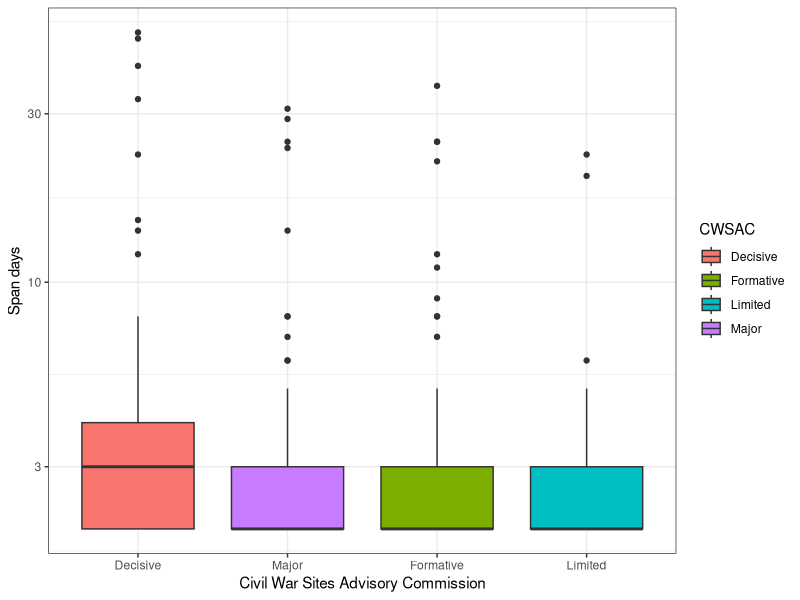
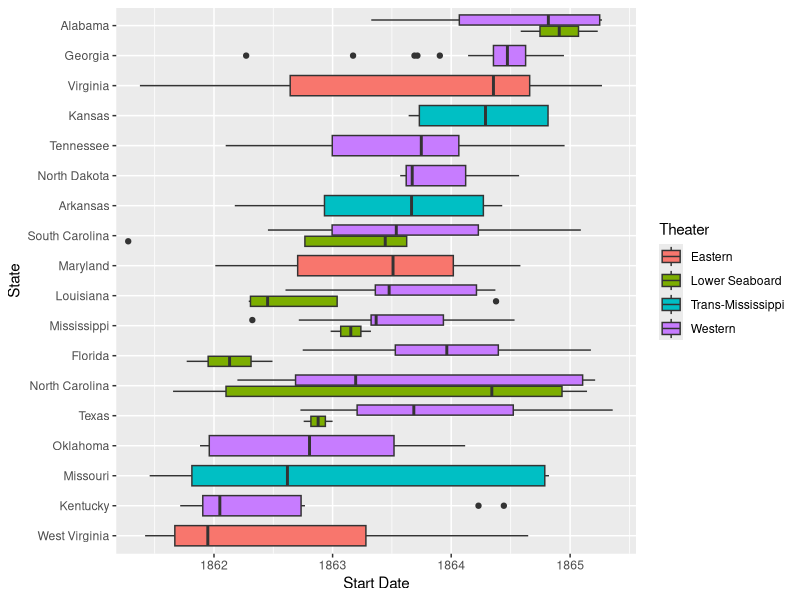

Write R code to recreate these figures, in order.
## ---- chunk 1
knitr::opts_chunk$set(fig.align  = "center",
                      fig.height = 3, 
                      fig.width  = 5)
## ---- chunk 2
library(readr)
library(tidyverse)
library(lubridate)
library(tidyr)
library(ggthemes)
library(forcats)
## ---- chunk 3
scrabble <- read_tsv(file = "../data/words.txt")
scrabble %>%
  # removed NA
  filter(!is.na(word)) -> scrabble_01 
head(scrabble_01)
## ---- chunk 4
scrabble_01 %>%
  # count the length of word, and count "X" in each word
  mutate(Xcount = str_count(word, "X"),
         count = str_length(word)) -> scrabble_02

scrabble_02 %>%
  arrange(desc(Xcount)) %>%
  filter(Xcount == max(scrabble_02$Xcount)) %>%
  arrange(desc(count)) -> six_longest

head(six_longest)
## ---- chunk 5
scrabble_02 %>%
  # distinguish whether the length of word is odd or even
  mutate(odd_even = if_else(str_length(word) %% 2 == 0, "even", "odd")) %>%
  
  # filter head half, if the length is odd, we remain the middle one of this word.
  mutate(head_h = if_else(odd_even == "even", 
                          str_sub(word, 1, count/2), str_sub(word, 1, floor(count/2)))) %>%

  # filter tail half
  mutate(tail_h = if_else(odd_even == "even",
                          str_sub(word, (count/2)+1, count), str_sub(word, ceiling(count/2)+1, count))) %>%
  # Equal is TRUE, otherwise FALSE, and adding in df
  mutate(Halves = str_detect(head_h, tail_h)) -> scrabble_03

  # count number if Halves is TRUE
scrabble_03 %>%
  filter(Halves == TRUE) %>%
  nrow()
## ---- chunk 6
  # scrabble_02 %>% arrange(desc(count)) -> make sure the longest string is 15 units, 
  # so the half of string is 7 units at most

  # () = group
  #.? = 0 or 1
  # period = any word 
  # \\1 for the match in the first parentheses

scrabble_03 %>% 
  filter(str_detect(word, "^(.|..|...|....|.....|......|.......).?\\1$")) -> Two_Halves

nrow(Two_Halves)
## ---- chunk 7
Two_Halves %>%
  arrange(desc(count)) %>%
  head(1)
## ---- chunk 8
CivilWar <- read_csv(file = "../data/civil_war_theater.csv")
head(CivilWar)
## ---- chunk 9
    year_regex <- stringr::str_c(1861:1865, collapse = "|")
    year_regex
## ---- chunk 10
CivilWar %>%
  mutate(count_Year = str_count(Date, year_regex)) %>%
  select(Battle,count_Year, everything()) -> CivilWar_02

head(CivilWar_02)
## ---- chunk 11
    month.name
  # create each month name with regex first
    month_name <- str_c(month.name, collapse = "|")
    print(month_name)
## ---- chunk 12
CivilWar_02 %>%
  mutate(count_Month = str_count(Date, month_name)) %>%
  select(Battle,count_Year,count_Month, everything()) -> CivilWar_03

head(CivilWar_03)  
## ---- chunk 13
CivilWar_03 %>%
  # str_detect: Match a fixed string, and return TRUE or FALSE
  mutate(Multiple_days = str_detect(Date, "-")) %>%
  select(Battle:count_Month, Multiple_days, everything()) -> CivilWar_04

head(CivilWar_04)
## ---- chunk 14
# df of battles spanning just one day
CivilWar_04 %>%
  filter(Multiple_days == FALSE) -> Battles_one_Day

head(Battles_one_Day)

# df of battles spanning multiple days in just one month
CivilWar_04 %>%
   filter(Multiple_days == TRUE & count_Month == 1) -> Battles_one_Month

head(Battles_one_Month)

# df of battles spanning multiple months but not multiple years
CivilWar_04 %>%
  filter(Multiple_days == TRUE & count_Year == 1 & count_Month != 1) -> Battles_multiple_Months

head(Battles_multiple_Months)

# df of battles spanning multiple years
CivilWar_04 %>%
  filter(count_Year != 1) -> Battles_multiple_Years

head(Battles_multiple_Years)
## ---- chunk 15
Battles_one_Day %>%
  mutate(Start = mdy(Date), End = mdy(Date)) %>%
  select(-Date) -> Battles_one_Day_01

# cancel useless variables
head(Battles_one_Day_01)
## ---- chunk 16
Battles_one_Month %>%
  separate(Date, c("tmp_1", "tmp_2", "tmp_3"), sep = " ") %>%
  separate(tmp_2, c("startdate", "enddate"), sep = "-" ) %>%
# creating Start
  mutate(Starttmp = paste(tmp_1, startdate, tmp_3),
         Start = mdy(Starttmp)) %>% 
# creating End
  mutate(Endtmp = paste(tmp_1, enddate, tmp_3),
         End = mdy(Endtmp)) %>%
# cancel useless variables
  select(-tmp_1, -startdate, -enddate, -tmp_3, -Starttmp, -Endtmp) -> Battles_one_Month_01

head(Battles_one_Month_01)
## ---- chunk 17
Battles_multiple_Months %>%
  separate(Date, c("tmp_1", "tmp_2"), sep = "-") %>%
  separate(tmp_2, c("tmp_3", "tmp_4"), sep = ",") %>%
# creating Start
  mutate(Starttmp = paste(tmp_1, tmp_4),
         Start = mdy(Starttmp)) %>% 
# creating End
  mutate(Endtmp = paste(tmp_3, tmp_4),
         End = mdy(Endtmp)) %>%
# cancel useless variables
  select(-tmp_1, -tmp_3, -tmp_4, -Starttmp, -Endtmp) -> Battles_multiple_Months_01

head(Battles_multiple_Months_01) 
## ---- chunk 18
Battles_multiple_Years %>%
  separate(Date, c("tmp_1", "tmp_2"), sep = "-") %>%
# creating Start and End
  mutate(Start = mdy(tmp_1),
         End = mdy(tmp_2)) %>%
# cancel useless variables
  select(-tmp_1, -tmp_2) -> Battles_multiple_Years_01

head(Battles_multiple_Years_01)
## ---- chunk 19
Battles_one_Day_01 %>%
  # use full_join to combine all df
  full_join(Battles_one_Month_01,
            by = c("Battle", "count_Year", "count_Month", "Multiple_days", "State", "CWSAC", "Theater", "Outcome", "Start", "End")) %>%
  full_join(Battles_multiple_Months_01,
            by = c("Battle", "count_Year", "count_Month", "Multiple_days", "State", "CWSAC", "Theater", "Outcome", "Start", "End")) %>%
  full_join(Battles_multiple_Years_01,
            by = c("Battle", "count_Year", "count_Month", "Multiple_days", "State", "CWSAC", "Theater", "Outcome", "Start", "End")) -> CivilWar_05 # tided all of the battles dates.

head(CivilWar_05)
## ---- chunk 20
CivilWar_test_01 <- bind_rows(Battles_one_Day_01, Battles_one_Month_01, 
                     Battles_multiple_Months_01, Battles_multiple_Years_01)

CivilWar_test_01
## ---- chunk 21
CivilWar_05 %>%
  mutate(Span = (End - Start)+1) %>%
  arrange(desc(Span)) -> CivilWar_06

head(CivilWar_06, 1)
## ---- chunk 22
CivilWar_06 %>%
 # recode in "CWSAC" variable
 # the variable type of Period should be numeric
  mutate(CWSAC = recode(CWSAC, "A" = "Decisive",
                               "B" = "Major",
                               "C" = "Formative",
                               "D" =  "Limited"),
 # the variable type of Period should be numeric type so that scale_y_log10() would be worked
         Span = as.numeric(Span)) -> CivilWar_07

# starting to plot  
CivilWar_07 %>%
  mutate(CWSAC = as.factor(CWSAC)) %>%
 # log10 not define 0 (0 day), so we need plus 1 after "Span"

  ggplot(mapping = aes(x = fct_relevel(CWSAC,"Decisive","Major", # re-level the x-aris
                                       "Formative", "Limited" ), 
                       y = Span+1, fill = CWSAC))+
  geom_boxplot()+
  theme_bw()+
  scale_y_log10()+
  xlab("Civil War Sites Advisory Commission")+
  ylab("Span days")

## ---- chunk 23
CivilWar07_SLR <- lm(Span ~ CWSAC, CivilWar_07)
summary(CivilWar07_SLR) 
## ---- chunk 24
CivilWar_07 %>%
  # count Battles of each State and add to new variable
  group_by(State) %>%
  mutate(num_Battles_States = n()) %>%
  # filter out states with two or fewer battles.
  filter(!num_Battles_States  <= 2)  -> CivilWar_08

CivilWar_08 %>%
  # changing each State's name with regex
  # reference: https://www.itread01.com/content/1548936390.html
  mutate(State = str_replace_all(State, 
                                 "^North Dakota \\(Dakota Territory\\s\\sat the time\\)$",
                                 "North Dakota"),
         State = str_replace_all(State,
                                 "^West Virginia \\(Virginia at the time\\)$",
                                 "West Virginia"),
         State = str_replace_all(State,
                                 "^Oklahoma \\(Indian Territory at the time\\)$",
                                 "Oklahoma")) %>%
  # make sure State has factor type that we can use "forcats" package later
  mutate(State = as.factor(State)) -> CivilWar_09
                          
# check each State have been renamed successfully
unique(CivilWar_09$State)
## ---- chunk 25
CivilWar_09 %>%
  # use fct_reorder to reorder the states by the start date. 
  ggplot(mapping = aes(x = fct_reorder(State, Start), y = Start, fill = Theater))+
  # use `coord_flip()` to make horizontal boxplots.
  coord_flip()+
  geom_boxplot()+
  labs(x = "State", y = "Start Date")
